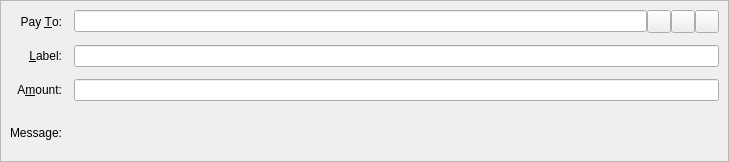
<?xml version="1.0" encoding="UTF-8"?>
<ui version="4.0">
 <class>SendCoinsEntry</class>
 <widget class="QStackedWidget" name="SendCoinsEntry">
  <property name="geometry">
   <rect>
    <x>0</x>
    <y>0</y>
    <width>729</width>
    <height>162</height>
   </rect>
  </property>
  <property name="focusPolicy">
   <enum>Qt::TabFocus</enum>
  </property>
  <property name="autoFillBackground">
   <bool>false</bool>
  </property>
  <widget class="QFrame" name="SendCoins">
   <property name="toolTip">
    <string>This is a normal payment.</string>
   </property>
   <property name="frameShape">
    <enum>QFrame::StyledPanel</enum>
   </property>
   <property name="frameShadow">
    <enum>QFrame::Sunken</enum>
   </property>
   <layout class="QGridLayout" name="gridLayout">
    <property name="spacing">
     <number>12</number>
    </property>
    <item row="0" column="0">
     <widget class="QLabel" name="payToLabel">
      <property name="text">
       <string>Pay &amp;To:</string>
      </property>
      <property name="alignment">
       <set>Qt::AlignRight|Qt::AlignTrailing|Qt::AlignVCenter</set>
      </property>
      <property name="buddy">
       <cstring>payTo</cstring>
      </property>
     </widget>
    </item>
    <item row="0" column="1">
     <layout class="QHBoxLayout" name="payToLayout">
      <property name="spacing">
       <number>0</number>
      </property>
      <item>
       <widget class="QValidatedLineEdit" name="payTo">
        <property name="toolTip">
         <string>The Dobbscoin address to send the payment to</string>
        </property>
       </widget>
      </item>
      <item>
       <widget class="QToolButton" name="addressBookButton">
        <property name="toolTip">
         <string>Choose previously used address</string>
        </property>
        <property name="text">
         <string/>
        </property>
        <property name="icon">
         <iconset resource="../dobbscoin.qrc">
          <normaloff>:/icons/address-book</normaloff>:/icons/address-book</iconset>
        </property>
        <property name="shortcut">
         <string>Alt+A</string>
        </property>
       </widget>
      </item>
      <item>
       <widget class="QToolButton" name="pasteButton">
        <property name="toolTip">
         <string>Paste address from clipboard</string>
        </property>
        <property name="text">
         <string/>
        </property>
        <property name="icon">
         <iconset resource="../dobbscoin.qrc">
          <normaloff>:/icons/editpaste</normaloff>:/icons/editpaste</iconset>
        </property>
        <property name="shortcut">
         <string>Alt+P</string>
        </property>
       </widget>
      </item>
      <item>
       <widget class="QToolButton" name="deleteButton">
        <property name="toolTip">
         <string>Remove this entry</string>
        </property>
        <property name="text">
         <string/>
        </property>
        <property name="icon">
         <iconset resource="../dobbscoin.qrc">
          <normaloff>:/icons/remove</normaloff>:/icons/remove</iconset>
        </property>
       </widget>
      </item>
     </layout>
    </item>
    <item row="1" column="0">
     <widget class="QLabel" name="labellLabel">
      <property name="text">
       <string>&amp;Label:</string>
      </property>
      <property name="alignment">
       <set>Qt::AlignRight|Qt::AlignTrailing|Qt::AlignVCenter</set>
      </property>
      <property name="buddy">
       <cstring>addAsLabel</cstring>
      </property>
     </widget>
    </item>
    <item row="1" column="1">
     <widget class="QLineEdit" name="addAsLabel">
      <property name="toolTip">
       <string>Enter a label for this address to add it to the list of used addresses</string>
      </property>
     </widget>
    </item>
    <item row="2" column="0">
     <widget class="QLabel" name="amountLabel">
      <property name="text">
       <string>A&amp;mount:</string>
      </property>
      <property name="alignment">
       <set>Qt::AlignRight|Qt::AlignTrailing|Qt::AlignVCenter</set>
      </property>
      <property name="buddy">
       <cstring>payAmount</cstring>
      </property>
     </widget>
    </item>
    <item row="2" column="1">
     <widget class="DobbscoinAmountField" name="payAmount"/>
    </item>
    <item row="3" column="0">
     <widget class="QLabel" name="messageLabel">
      <property name="text">
       <string>Message:</string>
      </property>
      <property name="alignment">
       <set>Qt::AlignRight|Qt::AlignTrailing|Qt::AlignVCenter</set>
      </property>
     </widget>
    </item>
    <item row="3" column="1">
     <widget class="QLabel" name="messageTextLabel">
      <property name="toolTip">
       <string>A message that was attached to the dobbscoin: URI which will be stored with the transaction for your reference. Note: This message will not be sent over the Dobbscoin network.</string>
      </property>
      <property name="textFormat">
       <enum>Qt::PlainText</enum>
      </property>
     </widget>
    </item>
   </layout>
  </widget>
  <widget class="QFrame" name="SendCoins_InsecurePaymentRequest">
   <property name="palette">
    <palette>
     <active>
      <colorrole role="WindowText">
       <brush brushstyle="SolidPattern">
        <color alpha="255">
         <red>0</red>
         <green>0</green>
         <blue>0</blue>
        </color>
       </brush>
      </colorrole>
      <colorrole role="Button">
       <brush brushstyle="SolidPattern">
        <color alpha="255">
         <red>255</red>
         <green>255</green>
         <blue>127</blue>
        </color>
       </brush>
      </colorrole>
      <colorrole role="Light">
       <brush brushstyle="SolidPattern">
        <color alpha="255">
         <red>255</red>
         <green>255</green>
         <blue>255</blue>
        </color>
       </brush>
      </colorrole>
      <colorrole role="Midlight">
       <brush brushstyle="SolidPattern">
        <color alpha="255">
         <red>255</red>
         <green>255</green>
         <blue>191</blue>
        </color>
       </brush>
      </colorrole>
      <colorrole role="Dark">
       <brush brushstyle="SolidPattern">
        <color alpha="255">
         <red>127</red>
         <green>127</green>
         <blue>63</blue>
        </color>
       </brush>
      </colorrole>
      <colorrole role="Mid">
       <brush brushstyle="SolidPattern">
        <color alpha="255">
         <red>170</red>
         <green>170</green>
         <blue>84</blue>
        </color>
       </brush>
      </colorrole>
      <colorrole role="Text">
       <brush brushstyle="SolidPattern">
        <color alpha="255">
         <red>0</red>
         <green>0</green>
         <blue>0</blue>
        </color>
       </brush>
      </colorrole>
      <colorrole role="BrightText">
       <brush brushstyle="SolidPattern">
        <color alpha="255">
         <red>255</red>
         <green>255</green>
         <blue>255</blue>
        </color>
       </brush>
      </colorrole>
      <colorrole role="ButtonText">
       <brush brushstyle="SolidPattern">
        <color alpha="255">
         <red>0</red>
         <green>0</green>
         <blue>0</blue>
        </color>
       </brush>
      </colorrole>
      <colorrole role="Base">
       <brush brushstyle="SolidPattern">
        <color alpha="255">
         <red>255</red>
         <green>255</green>
         <blue>255</blue>
        </color>
       </brush>
      </colorrole>
      <colorrole role="Window">
       <brush brushstyle="SolidPattern">
        <color alpha="255">
         <red>255</red>
         <green>255</green>
         <blue>127</blue>
        </color>
       </brush>
      </colorrole>
      <colorrole role="Shadow">
       <brush brushstyle="SolidPattern">
        <color alpha="255">
         <red>0</red>
         <green>0</green>
         <blue>0</blue>
        </color>
       </brush>
      </colorrole>
      <colorrole role="AlternateBase">
       <brush brushstyle="SolidPattern">
        <color alpha="255">
         <red>255</red>
         <green>255</green>
         <blue>191</blue>
        </color>
       </brush>
      </colorrole>
      <colorrole role="ToolTipBase">
       <brush brushstyle="SolidPattern">
        <color alpha="255">
         <red>255</red>
         <green>255</green>
         <blue>220</blue>
        </color>
       </brush>
      </colorrole>
      <colorrole role="ToolTipText">
       <brush brushstyle="SolidPattern">
        <color alpha="255">
         <red>0</red>
         <green>0</green>
         <blue>0</blue>
        </color>
       </brush>
      </colorrole>
     </active>
     <inactive>
      <colorrole role="WindowText">
       <brush brushstyle="SolidPattern">
        <color alpha="255">
         <red>0</red>
         <green>0</green>
         <blue>0</blue>
        </color>
       </brush>
      </colorrole>
      <colorrole role="Button">
       <brush brushstyle="SolidPattern">
        <color alpha="255">
         <red>255</red>
         <green>255</green>
         <blue>127</blue>
        </color>
       </brush>
      </colorrole>
      <colorrole role="Light">
       <brush brushstyle="SolidPattern">
        <color alpha="255">
         <red>255</red>
         <green>255</green>
         <blue>255</blue>
        </color>
       </brush>
      </colorrole>
      <colorrole role="Midlight">
       <brush brushstyle="SolidPattern">
        <color alpha="255">
         <red>255</red>
         <green>255</green>
         <blue>191</blue>
        </color>
       </brush>
      </colorrole>
      <colorrole role="Dark">
       <brush brushstyle="SolidPattern">
        <color alpha="255">
         <red>127</red>
         <green>127</green>
         <blue>63</blue>
        </color>
       </brush>
      </colorrole>
      <colorrole role="Mid">
       <brush brushstyle="SolidPattern">
        <color alpha="255">
         <red>170</red>
         <green>170</green>
         <blue>84</blue>
        </color>
       </brush>
      </colorrole>
      <colorrole role="Text">
       <brush brushstyle="SolidPattern">
        <color alpha="255">
         <red>0</red>
         <green>0</green>
         <blue>0</blue>
        </color>
       </brush>
      </colorrole>
      <colorrole role="BrightText">
       <brush brushstyle="SolidPattern">
        <color alpha="255">
         <red>255</red>
         <green>255</green>
         <blue>255</blue>
        </color>
       </brush>
      </colorrole>
      <colorrole role="ButtonText">
       <brush brushstyle="SolidPattern">
        <color alpha="255">
         <red>0</red>
         <green>0</green>
         <blue>0</blue>
        </color>
       </brush>
      </colorrole>
      <colorrole role="Base">
       <brush brushstyle="SolidPattern">
        <color alpha="255">
         <red>255</red>
         <green>255</green>
         <blue>255</blue>
        </color>
       </brush>
      </colorrole>
      <colorrole role="Window">
       <brush brushstyle="SolidPattern">
        <color alpha="255">
         <red>255</red>
         <green>255</green>
         <blue>127</blue>
        </color>
       </brush>
      </colorrole>
      <colorrole role="Shadow">
       <brush brushstyle="SolidPattern">
        <color alpha="255">
         <red>0</red>
         <green>0</green>
         <blue>0</blue>
        </color>
       </brush>
      </colorrole>
      <colorrole role="AlternateBase">
       <brush brushstyle="SolidPattern">
        <color alpha="255">
         <red>255</red>
         <green>255</green>
         <blue>191</blue>
        </color>
       </brush>
      </colorrole>
      <colorrole role="ToolTipBase">
       <brush brushstyle="SolidPattern">
        <color alpha="255">
         <red>255</red>
         <green>255</green>
         <blue>220</blue>
        </color>
       </brush>
      </colorrole>
      <colorrole role="ToolTipText">
       <brush brushstyle="SolidPattern">
        <color alpha="255">
         <red>0</red>
         <green>0</green>
         <blue>0</blue>
        </color>
       </brush>
      </colorrole>
     </inactive>
     <disabled>
      <colorrole role="WindowText">
       <brush brushstyle="SolidPattern">
        <color alpha="255">
         <red>127</red>
         <green>127</green>
         <blue>63</blue>
        </color>
       </brush>
      </colorrole>
      <colorrole role="Button">
       <brush brushstyle="SolidPattern">
        <color alpha="255">
         <red>255</red>
         <green>255</green>
         <blue>127</blue>
        </color>
       </brush>
      </colorrole>
      <colorrole role="Light">
       <brush brushstyle="SolidPattern">
        <color alpha="255">
         <red>255</red>
         <green>255</green>
         <blue>255</blue>
        </color>
       </brush>
      </colorrole>
      <colorrole role="Midlight">
       <brush brushstyle="SolidPattern">
        <color alpha="255">
         <red>255</red>
         <green>255</green>
         <blue>191</blue>
        </color>
       </brush>
      </colorrole>
      <colorrole role="Dark">
       <brush brushstyle="SolidPattern">
        <color alpha="255">
         <red>127</red>
         <green>127</green>
         <blue>63</blue>
        </color>
       </brush>
      </colorrole>
      <colorrole role="Mid">
       <brush brushstyle="SolidPattern">
        <color alpha="255">
         <red>170</red>
         <green>170</green>
         <blue>84</blue>
        </color>
       </brush>
      </colorrole>
      <colorrole role="Text">
       <brush brushstyle="SolidPattern">
        <color alpha="255">
         <red>127</red>
         <green>127</green>
         <blue>63</blue>
        </color>
       </brush>
      </colorrole>
      <colorrole role="BrightText">
       <brush brushstyle="SolidPattern">
        <color alpha="255">
         <red>255</red>
         <green>255</green>
         <blue>255</blue>
        </color>
       </brush>
      </colorrole>
      <colorrole role="ButtonText">
       <brush brushstyle="SolidPattern">
        <color alpha="255">
         <red>127</red>
         <green>127</green>
         <blue>63</blue>
        </color>
       </brush>
      </colorrole>
      <colorrole role="Base">
       <brush brushstyle="SolidPattern">
        <color alpha="255">
         <red>255</red>
         <green>255</green>
         <blue>127</blue>
        </color>
       </brush>
      </colorrole>
      <colorrole role="Window">
       <brush brushstyle="SolidPattern">
        <color alpha="255">
         <red>255</red>
         <green>255</green>
         <blue>127</blue>
        </color>
       </brush>
      </colorrole>
      <colorrole role="Shadow">
       <brush brushstyle="SolidPattern">
        <color alpha="255">
         <red>0</red>
         <green>0</green>
         <blue>0</blue>
        </color>
       </brush>
      </colorrole>
      <colorrole role="AlternateBase">
       <brush brushstyle="SolidPattern">
        <color alpha="255">
         <red>255</red>
         <green>255</green>
         <blue>127</blue>
        </color>
       </brush>
      </colorrole>
      <colorrole role="ToolTipBase">
       <brush brushstyle="SolidPattern">
        <color alpha="255">
         <red>255</red>
         <green>255</green>
         <blue>220</blue>
        </color>
       </brush>
      </colorrole>
      <colorrole role="ToolTipText">
       <brush brushstyle="SolidPattern">
        <color alpha="255">
         <red>0</red>
         <green>0</green>
         <blue>0</blue>
        </color>
       </brush>
      </colorrole>
     </disabled>
    </palette>
   </property>
   <property name="toolTip">
    <string>This is an unverified payment request.</string>
   </property>
   <property name="autoFillBackground">
    <bool>true</bool>
   </property>
   <property name="frameShape">
    <enum>QFrame::StyledPanel</enum>
   </property>
   <property name="frameShadow">
    <enum>QFrame::Sunken</enum>
   </property>
   <layout class="QGridLayout" name="gridLayout_is">
    <property name="spacing">
     <number>12</number>
    </property>
    <item row="0" column="0">
     <widget class="QLabel" name="payToLabel_is">
      <property name="text">
       <string>Pay To:</string>
      </property>
      <property name="alignment">
       <set>Qt::AlignRight|Qt::AlignTrailing|Qt::AlignVCenter</set>
      </property>
     </widget>
    </item>
    <item row="0" column="1">
     <layout class="QHBoxLayout" name="payToLayout_is">
      <property name="spacing">
       <number>0</number>
      </property>
      <item>
       <widget class="QLabel" name="payTo_is"/>
      </item>
      <item>
       <widget class="QToolButton" name="deleteButton_is">
        <property name="toolTip">
         <string>Remove this entry</string>
        </property>
        <property name="text">
         <string/>
        </property>
        <property name="icon">
         <iconset resource="../dobbscoin.qrc">
          <normaloff>:/icons/remove</normaloff>:/icons/remove</iconset>
        </property>
       </widget>
      </item>
     </layout>
    </item>
    <item row="1" column="0">
     <widget class="QLabel" name="memoLabel_is">
      <property name="text">
       <string>Memo:</string>
      </property>
      <property name="alignment">
       <set>Qt::AlignRight|Qt::AlignTrailing|Qt::AlignVCenter</set>
      </property>
     </widget>
    </item>
    <item row="1" column="1">
     <widget class="QLabel" name="memoTextLabel_is">
      <property name="textFormat">
       <enum>Qt::PlainText</enum>
      </property>
     </widget>
    </item>
    <item row="2" column="0">
     <widget class="QLabel" name="amountLabel_is">
      <property name="text">
       <string>A&amp;mount:</string>
      </property>
      <property name="alignment">
       <set>Qt::AlignRight|Qt::AlignTrailing|Qt::AlignVCenter</set>
      </property>
      <property name="buddy">
       <cstring>payAmount_is</cstring>
      </property>
     </widget>
    </item>
    <item row="2" column="1">
     <widget class="DobbscoinAmountField" name="payAmount_is">
      <property name="acceptDrops">
       <bool>false</bool>
      </property>
     </widget>
    </item>
   </layout>
  </widget>
  <widget class="QFrame" name="SendCoins_SecurePaymentRequest">
   <property name="palette">
    <palette>
     <active>
      <colorrole role="WindowText">
       <brush brushstyle="SolidPattern">
        <color alpha="255">
         <red>0</red>
         <green>0</green>
         <blue>0</blue>
        </color>
       </brush>
      </colorrole>
      <colorrole role="Button">
       <brush brushstyle="SolidPattern">
        <color alpha="255">
         <red>140</red>
         <green>232</green>
         <blue>119</blue>
        </color>
       </brush>
      </colorrole>
      <colorrole role="Light">
       <brush brushstyle="SolidPattern">
        <color alpha="255">
         <red>230</red>
         <green>255</green>
         <blue>224</blue>
        </color>
       </brush>
      </colorrole>
      <colorrole role="Midlight">
       <brush brushstyle="SolidPattern">
        <color alpha="255">
         <red>185</red>
         <green>243</green>
         <blue>171</blue>
        </color>
       </brush>
      </colorrole>
      <colorrole role="Dark">
       <brush brushstyle="SolidPattern">
        <color alpha="255">
         <red>70</red>
         <green>116</green>
         <blue>59</blue>
        </color>
       </brush>
      </colorrole>
      <colorrole role="Mid">
       <brush brushstyle="SolidPattern">
        <color alpha="255">
         <red>93</red>
         <green>155</green>
         <blue>79</blue>
        </color>
       </brush>
      </colorrole>
      <colorrole role="Text">
       <brush brushstyle="SolidPattern">
        <color alpha="255">
         <red>0</red>
         <green>0</green>
         <blue>0</blue>
        </color>
       </brush>
      </colorrole>
      <colorrole role="BrightText">
       <brush brushstyle="SolidPattern">
        <color alpha="255">
         <red>155</red>
         <green>255</green>
         <blue>147</blue>
        </color>
       </brush>
      </colorrole>
      <colorrole role="ButtonText">
       <brush brushstyle="SolidPattern">
        <color alpha="255">
         <red>0</red>
         <green>0</green>
         <blue>0</blue>
        </color>
       </brush>
      </colorrole>
      <colorrole role="Base">
       <brush brushstyle="SolidPattern">
        <color alpha="255">
         <red>119</red>
         <green>255</green>
         <blue>233</blue>
        </color>
       </brush>
      </colorrole>
      <colorrole role="Window">
       <brush brushstyle="SolidPattern">
        <color alpha="255">
         <red>140</red>
         <green>232</green>
         <blue>119</blue>
        </color>
       </brush>
      </colorrole>
      <colorrole role="Shadow">
       <brush brushstyle="SolidPattern">
        <color alpha="255">
         <red>0</red>
         <green>0</green>
         <blue>0</blue>
        </color>
       </brush>
      </colorrole>
      <colorrole role="AlternateBase">
       <brush brushstyle="SolidPattern">
        <color alpha="255">
         <red>197</red>
         <green>243</green>
         <blue>187</blue>
        </color>
       </brush>
      </colorrole>
      <colorrole role="NoRole">
       <brush brushstyle="SolidPattern">
        <color alpha="255">
         <red>125</red>
         <green>194</green>
         <blue>122</blue>
        </color>
       </brush>
      </colorrole>
      <colorrole role="ToolTipBase">
       <brush brushstyle="SolidPattern">
        <color alpha="255">
         <red>255</red>
         <green>255</green>
         <blue>220</blue>
        </color>
       </brush>
      </colorrole>
      <colorrole role="ToolTipText">
       <brush brushstyle="SolidPattern">
        <color alpha="255">
         <red>0</red>
         <green>0</green>
         <blue>0</blue>
        </color>
       </brush>
      </colorrole>
     </active>
     <inactive>
      <colorrole role="WindowText">
       <brush brushstyle="SolidPattern">
        <color alpha="255">
         <red>0</red>
         <green>0</green>
         <blue>0</blue>
        </color>
       </brush>
      </colorrole>
      <colorrole role="Button">
       <brush brushstyle="SolidPattern">
        <color alpha="255">
         <red>140</red>
         <green>232</green>
         <blue>119</blue>
        </color>
       </brush>
      </colorrole>
      <colorrole role="Light">
       <brush brushstyle="SolidPattern">
        <color alpha="255">
         <red>230</red>
         <green>255</green>
         <blue>224</blue>
        </color>
       </brush>
      </colorrole>
      <colorrole role="Midlight">
       <brush brushstyle="SolidPattern">
        <color alpha="255">
         <red>185</red>
         <green>243</green>
         <blue>171</blue>
        </color>
       </brush>
      </colorrole>
      <colorrole role="Dark">
       <brush brushstyle="SolidPattern">
        <color alpha="255">
         <red>70</red>
         <green>116</green>
         <blue>59</blue>
        </color>
       </brush>
      </colorrole>
      <colorrole role="Mid">
       <brush brushstyle="SolidPattern">
        <color alpha="255">
         <red>93</red>
         <green>155</green>
         <blue>79</blue>
        </color>
       </brush>
      </colorrole>
      <colorrole role="Text">
       <brush brushstyle="SolidPattern">
        <color alpha="255">
         <red>0</red>
         <green>0</green>
         <blue>0</blue>
        </color>
       </brush>
      </colorrole>
      <colorrole role="BrightText">
       <brush brushstyle="SolidPattern">
        <color alpha="255">
         <red>155</red>
         <green>255</green>
         <blue>147</blue>
        </color>
       </brush>
      </colorrole>
      <colorrole role="ButtonText">
       <brush brushstyle="SolidPattern">
        <color alpha="255">
         <red>0</red>
         <green>0</green>
         <blue>0</blue>
        </color>
       </brush>
      </colorrole>
      <colorrole role="Base">
       <brush brushstyle="SolidPattern">
        <color alpha="255">
         <red>119</red>
         <green>255</green>
         <blue>233</blue>
        </color>
       </brush>
      </colorrole>
      <colorrole role="Window">
       <brush brushstyle="SolidPattern">
        <color alpha="255">
         <red>140</red>
         <green>232</green>
         <blue>119</blue>
        </color>
       </brush>
      </colorrole>
      <colorrole role="Shadow">
       <brush brushstyle="SolidPattern">
        <color alpha="255">
         <red>0</red>
         <green>0</green>
         <blue>0</blue>
        </color>
       </brush>
      </colorrole>
      <colorrole role="AlternateBase">
       <brush brushstyle="SolidPattern">
        <color alpha="255">
         <red>197</red>
         <green>243</green>
         <blue>187</blue>
        </color>
       </brush>
      </colorrole>
      <colorrole role="NoRole">
       <brush brushstyle="SolidPattern">
        <color alpha="255">
         <red>125</red>
         <green>194</green>
         <blue>122</blue>
        </color>
       </brush>
      </colorrole>
      <colorrole role="ToolTipBase">
       <brush brushstyle="SolidPattern">
        <color alpha="255">
         <red>255</red>
         <green>255</green>
         <blue>220</blue>
        </color>
       </brush>
      </colorrole>
      <colorrole role="ToolTipText">
       <brush brushstyle="SolidPattern">
        <color alpha="255">
         <red>0</red>
         <green>0</green>
         <blue>0</blue>
        </color>
       </brush>
      </colorrole>
     </inactive>
     <disabled>
      <colorrole role="WindowText">
       <brush brushstyle="SolidPattern">
        <color alpha="255">
         <red>70</red>
         <green>116</green>
         <blue>59</blue>
        </color>
       </brush>
      </colorrole>
      <colorrole role="Button">
       <brush brushstyle="SolidPattern">
        <color alpha="255">
         <red>140</red>
         <green>232</green>
         <blue>119</blue>
        </color>
       </brush>
      </colorrole>
      <colorrole role="Light">
       <brush brushstyle="SolidPattern">
        <color alpha="255">
         <red>230</red>
         <green>255</green>
         <blue>224</blue>
        </color>
       </brush>
      </colorrole>
      <colorrole role="Midlight">
       <brush brushstyle="SolidPattern">
        <color alpha="255">
         <red>185</red>
         <green>243</green>
         <blue>171</blue>
        </color>
       </brush>
      </colorrole>
      <colorrole role="Dark">
       <brush brushstyle="SolidPattern">
        <color alpha="255">
         <red>70</red>
         <green>116</green>
         <blue>59</blue>
        </color>
       </brush>
      </colorrole>
      <colorrole role="Mid">
       <brush brushstyle="SolidPattern">
        <color alpha="255">
         <red>93</red>
         <green>155</green>
         <blue>79</blue>
        </color>
       </brush>
      </colorrole>
      <colorrole role="Text">
       <brush brushstyle="SolidPattern">
        <color alpha="255">
         <red>70</red>
         <green>116</green>
         <blue>59</blue>
        </color>
       </brush>
      </colorrole>
      <colorrole role="BrightText">
       <brush brushstyle="SolidPattern">
        <color alpha="255">
         <red>155</red>
         <green>255</green>
         <blue>147</blue>
        </color>
       </brush>
      </colorrole>
      <colorrole role="ButtonText">
       <brush brushstyle="SolidPattern">
        <color alpha="255">
         <red>70</red>
         <green>116</green>
         <blue>59</blue>
        </color>
       </brush>
      </colorrole>
      <colorrole role="Base">
       <brush brushstyle="SolidPattern">
        <color alpha="255">
         <red>140</red>
         <green>232</green>
         <blue>119</blue>
        </color>
       </brush>
      </colorrole>
      <colorrole role="Window">
       <brush brushstyle="SolidPattern">
        <color alpha="255">
         <red>140</red>
         <green>232</green>
         <blue>119</blue>
        </color>
       </brush>
      </colorrole>
      <colorrole role="Shadow">
       <brush brushstyle="SolidPattern">
        <color alpha="255">
         <red>0</red>
         <green>0</green>
         <blue>0</blue>
        </color>
       </brush>
      </colorrole>
      <colorrole role="AlternateBase">
       <brush brushstyle="SolidPattern">
        <color alpha="255">
         <red>140</red>
         <green>232</green>
         <blue>119</blue>
        </color>
       </brush>
      </colorrole>
      <colorrole role="NoRole">
       <brush brushstyle="SolidPattern">
        <color alpha="255">
         <red>125</red>
         <green>194</green>
         <blue>122</blue>
        </color>
       </brush>
      </colorrole>
      <colorrole role="ToolTipBase">
       <brush brushstyle="SolidPattern">
        <color alpha="255">
         <red>255</red>
         <green>255</green>
         <blue>220</blue>
        </color>
       </brush>
      </colorrole>
      <colorrole role="ToolTipText">
       <brush brushstyle="SolidPattern">
        <color alpha="255">
         <red>0</red>
         <green>0</green>
         <blue>0</blue>
        </color>
       </brush>
      </colorrole>
     </disabled>
    </palette>
   </property>
   <property name="toolTip">
    <string>This is a verified payment request.</string>
   </property>
   <property name="autoFillBackground">
    <bool>true</bool>
   </property>
   <property name="frameShape">
    <enum>QFrame::StyledPanel</enum>
   </property>
   <property name="frameShadow">
    <enum>QFrame::Sunken</enum>
   </property>
   <layout class="QGridLayout" name="gridLayout_s">
    <property name="spacing">
     <number>12</number>
    </property>
    <item row="0" column="0">
     <widget class="QLabel" name="payToLabel_s">
      <property name="text">
       <string>Pay To:</string>
      </property>
      <property name="alignment">
       <set>Qt::AlignRight|Qt::AlignTrailing|Qt::AlignVCenter</set>
      </property>
     </widget>
    </item>
    <item row="0" column="1">
     <layout class="QHBoxLayout" name="payToLayout_s">
      <property name="spacing">
       <number>0</number>
      </property>
      <item>
       <widget class="QLabel" name="payTo_s">
        <property name="textFormat">
         <enum>Qt::PlainText</enum>
        </property>
       </widget>
      </item>
      <item>
       <widget class="QToolButton" name="deleteButton_s">
        <property name="toolTip">
         <string>Remove this entry</string>
        </property>
        <property name="text">
         <string/>
        </property>
        <property name="icon">
         <iconset resource="../dobbscoin.qrc">
          <normaloff>:/icons/remove</normaloff>:/icons/remove</iconset>
        </property>
       </widget>
      </item>
     </layout>
    </item>
    <item row="1" column="0">
     <widget class="QLabel" name="memoLabel_s">
      <property name="text">
       <string>Memo:</string>
      </property>
      <property name="alignment">
       <set>Qt::AlignRight|Qt::AlignTrailing|Qt::AlignVCenter</set>
      </property>
     </widget>
    </item>
    <item row="1" column="1">
     <widget class="QLabel" name="memoTextLabel_s">
      <property name="textFormat">
       <enum>Qt::PlainText</enum>
      </property>
     </widget>
    </item>
    <item row="2" column="0">
     <widget class="QLabel" name="amountLabel_s">
      <property name="text">
       <string>A&amp;mount:</string>
      </property>
      <property name="alignment">
       <set>Qt::AlignRight|Qt::AlignTrailing|Qt::AlignVCenter</set>
      </property>
      <property name="buddy">
       <cstring>payAmount_s</cstring>
      </property>
     </widget>
    </item>
    <item row="2" column="1">
     <widget class="DobbscoinAmountField" name="payAmount_s">
      <property name="acceptDrops">
       <bool>false</bool>
      </property>
     </widget>
    </item>
   </layout>
  </widget>
 </widget>
 <customwidgets>
  <customwidget>
   <class>DobbscoinAmountField</class>
   <extends>QLineEdit</extends>
   <header>dobbscoinamountfield.h</header>
   <container>1</container>
  </customwidget>
  <customwidget>
   <class>QValidatedLineEdit</class>
   <extends>QLineEdit</extends>
   <header>qvalidatedlineedit.h</header>
  </customwidget>
 </customwidgets>
 <tabstops>
  <tabstop>payTo</tabstop>
  <tabstop>addressBookButton</tabstop>
  <tabstop>pasteButton</tabstop>
  <tabstop>deleteButton</tabstop>
  <tabstop>addAsLabel</tabstop>
  <tabstop>payAmount</tabstop>
  <tabstop>payAmount_is</tabstop>
  <tabstop>deleteButton_is</tabstop>
  <tabstop>payAmount_s</tabstop>
  <tabstop>deleteButton_s</tabstop>
 </tabstops>
 <resources>
  <include location="../dobbscoin.qrc"/>
 </resources>
 <connections/>
</ui>
